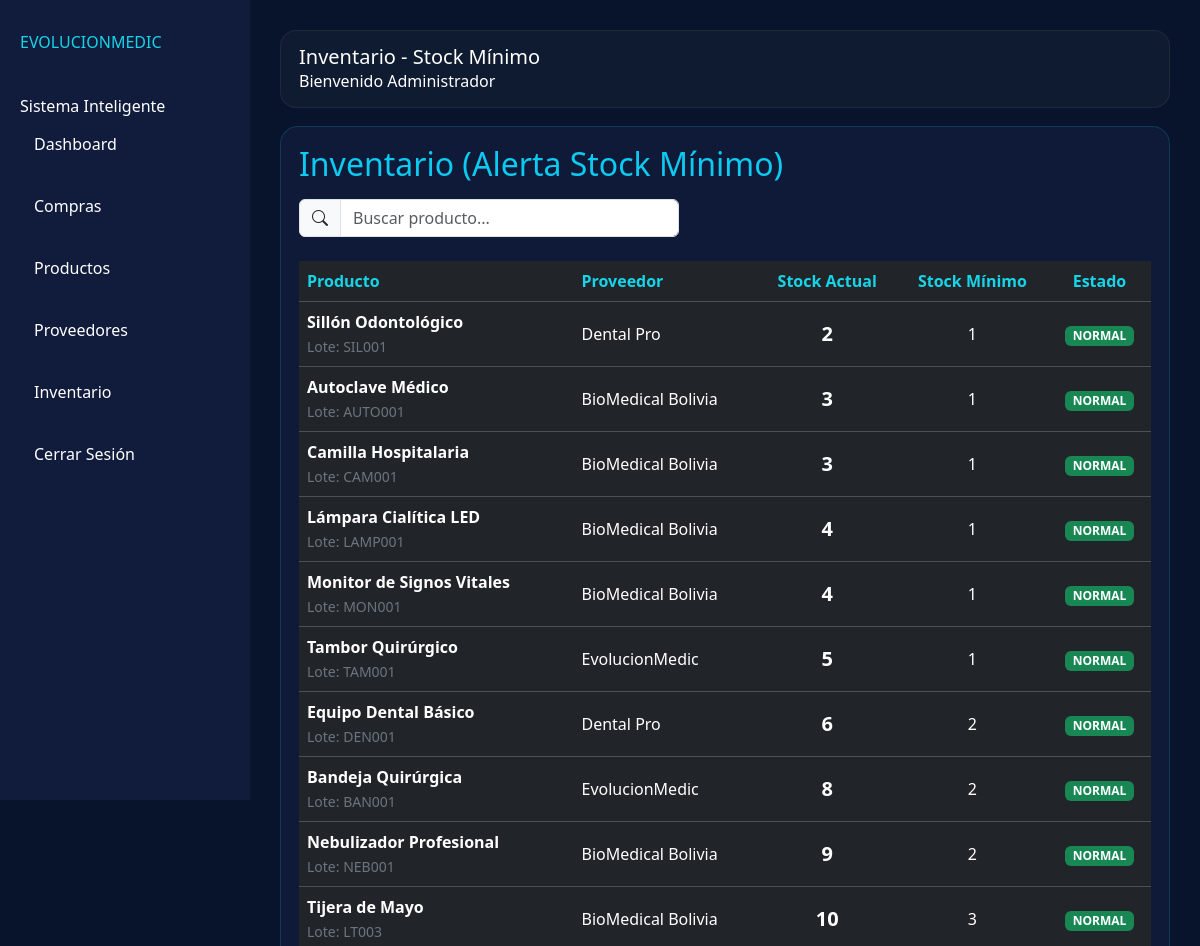
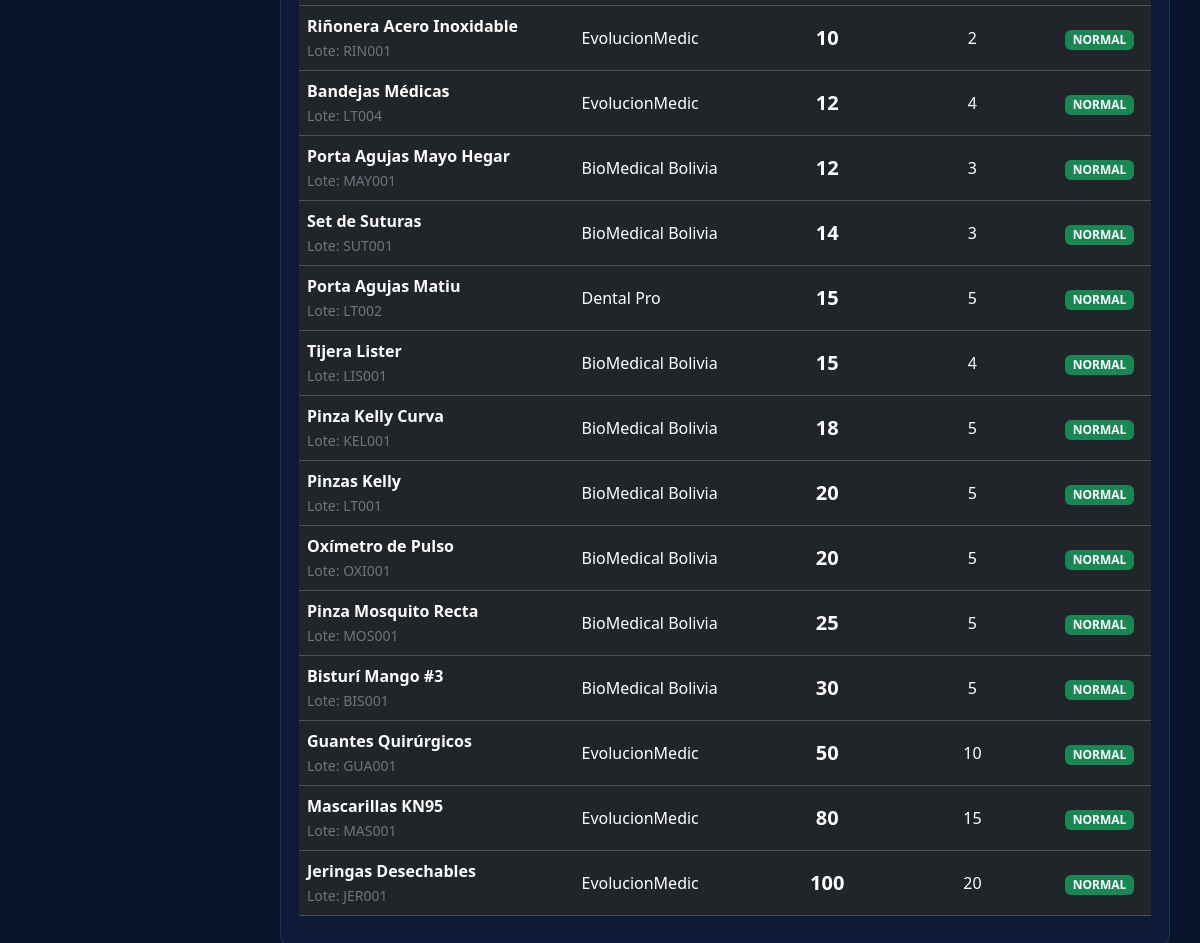
Screenshot of /evolucion_medic/inventario/inventario.php (signed in) with the database file from the repository (2 pictures, top to bottom).
### tables this page shows
CREATE TABLE `productos` (
  `id_producto` int(11) NOT NULL,
  `nombre` varchar(100) DEFAULT NULL,
  `descripcion` text DEFAULT NULL,
  `precio_compra` decimal(10,2) DEFAULT NULL,
  `precio_venta` decimal(10,2) DEFAULT NULL,
  `stock` int(11) DEFAULT 0,
  `stock_minimo` int(11) DEFAULT 5,
  `codigo_barras` varchar(100) DEFAULT NULL,
  `lote` varchar(100) DEFAULT NULL,
  `id_categoria` int(11) DEFAULT NULL,
  `id_proveedor` int(11) DEFAULT NULL
);

CREATE TABLE `proveedores` (
  `id_proveedor` int(11) NOT NULL,
  `nombre_empresa` varchar(100) DEFAULT NULL,
  `telefono` varchar(30) DEFAULT NULL,
  `direccion` varchar(150) DEFAULT NULL,
  `correo` varchar(100) DEFAULT NULL
);

### evolucion_medic/inventario/inventario.php (the view, shortened to what this page needs)
<?php
include '../conexion.php';
include '../core/layout.php';
?>
<div class="page-container">
  <div class="row g-4">
    <div class="col-12">
      <div class="panel-dark">
        <div class="d-flex justify-content-between align-items-center mb-4 flex-wrap gap-3">
          <h2 class="text-info mb-0">Inventario (Alerta Stock Mínimo)</h2>
          <div class="input-group" style="max-width: 380px;">
            <span class="input-group-text"><i class="bi bi-search"></i></span>
            <input type="text" id="searchInput" class="form-control" placeholder="Buscar producto...">
          </div>
        </div>
        <div class="table-responsive">
          <table class="table table-dark table-hover align-middle" id="inventarioTable">
            <thead>
              <tr>
                <th>Producto</th>
                <th>Proveedor</th>
                <th class="text-center">Stock Actual</th>
                <th class="text-center">Stock Mínimo</th>
                <th class="text-center">Estado</th>
              </tr>
            </thead>
            <tbody>
              <?php
              $query = "
                SELECT
                  p.*,
                  pr.nombre_empresa
                FROM productos p
                LEFT JOIN proveedores pr ON p.id_proveedor = pr.id_proveedor
                ORDER BY p.stock ASC";
              $result = mysqli_query($conn, $query);
              while($row = mysqli_fetch_assoc($result)) {
                $stock = (int)$row['stock'];
                $minimo = (int)($row['stock_minimo'] ?? 5);
                if ($stock <= 0) {
                  $estadoClass = 'bg-danger';
                  $estadoTexto = 'AGOTADO';
                } elseif ($stock <= $minimo) {
                  $estadoClass = 'bg-warning text-dark';
                  $estadoTexto = 'BAJO STOCK';
                } else {
                  $estadoClass = 'bg-success';
                  $estadoTexto = 'NORMAL';
                }
              ?>
                <tr>
                  <td>
                    <strong><?= htmlspecialchars($row['nombre']) ?></strong><br>
                    <small class="text-secondary">Lote: <?= htmlspecialchars($row['lote'] ?? 'N/A') ?></small>
                  </td>
                  <td><?= htmlspecialchars($row['nombre_empresa'] ?? 'Sin proveedor') ?></td>
                  <td class="text-center fw-bold fs-5"><?= $stock ?></td>
                  <td class="text-center"><?= $minimo ?></td>
                  <td class="text-center">
                    <span class="badge <?= $estadoClass ?>"><?= $estadoTexto ?></span>
                  </td>
                </tr>
              <?php } ?>
            </tbody>
          </table>
        </div>
      </div>
    </div>
  </div>
</div>

### evolucion_medic/css/styles.css (style rules this page uses)
:root { --bg:#08142B; --panel:#111C3D; --accent:#17D4E8; --accent2:#1D3F72; --text:#ffffff; --muted:rgba(255,255,255,.72); --shadow:0 18px 45px rgba(0,0,0,.35); }
* { box-sizing:border-box; }
body { margin: 0; font-family: ui-sans-serif, system-ui, -apple-system, Segoe UI, Roboto, Helvetica, Arial; background: radial-gradient(1200px 600px at 15% 0%, rgba(23,212,232,.14), transparent 55%), var(--bg); color: var(--text); }
.dashboard-body { background: #08142B; color: white; }
.panel-dark { background:rgba(17,28,61,.85); border:1px solid rgba(23,212,232,.18); border-radius:18px; padding:18px; backdrop-filter: blur(6px); }
.table-dark th { color:var(--accent); }

### rows the page displays
productos: nombre "Sillón Odontológico", lote "SIL001", id_proveedor.nombre_empresa "Dental Pro", stock "2", stock_minimo "1", estadoTexto "NORMAL"
productos: nombre "Autoclave Médico", lote "AUTO001", id_proveedor.nombre_empresa "BioMedical Bolivia", stock "3", stock_minimo "1", estadoTexto "NORMAL"
productos: nombre "Camilla Hospitalaria", lote "CAM001", id_proveedor.nombre_empresa "BioMedical Bolivia", stock "3", stock_minimo "1", estadoTexto "NORMAL"
productos: nombre "Lámpara Cialítica LED", lote "LAMP001", id_proveedor.nombre_empresa "BioMedical Bolivia", stock "4", stock_minimo "1", estadoTexto "NORMAL"
productos: nombre "Monitor de Signos Vitales", lote "MON001", id_proveedor.nombre_empresa "BioMedical Bolivia", stock "4", stock_minimo "1", estadoTexto "NORMAL"
productos: nombre "Tambor Quirúrgico", lote "TAM001", id_proveedor.nombre_empresa "EvolucionMedic", stock "5", stock_minimo "1", estadoTexto "NORMAL"
productos: nombre "Equipo Dental Básico", lote "DEN001", id_proveedor.nombre_empresa "Dental Pro", stock "6", stock_minimo "2", estadoTexto "NORMAL"
productos: nombre "Bandeja Quirúrgica", lote "BAN001", id_proveedor.nombre_empresa "EvolucionMedic", stock "8", stock_minimo "2", estadoTexto "NORMAL"
productos: nombre "Nebulizador Profesional", lote "NEB001", id_proveedor.nombre_empresa "BioMedical Bolivia", stock "9", stock_minimo "2", estadoTexto "NORMAL"
productos: nombre "Tijera de Mayo", lote "LT003", id_proveedor.nombre_empresa "BioMedical Bolivia", stock "10", stock_minimo "3", estadoTexto "NORMAL"
productos: nombre "Riñonera Acero Inoxidable", lote "RIN001", id_proveedor.nombre_empresa "EvolucionMedic", stock "10", stock_minimo "2", estadoTexto "NORMAL"
productos: nombre "Bandejas Médicas", lote "LT004", id_proveedor.nombre_empresa "EvolucionMedic", stock "12", stock_minimo "4", estadoTexto "NORMAL"
productos: nombre "Porta Agujas Mayo Hegar", lote "MAY001", id_proveedor.nombre_empresa "BioMedical Bolivia", stock "12", stock_minimo "3", estadoTexto "NORMAL"
productos: nombre "Set de Suturas", lote "SUT001", id_proveedor.nombre_empresa "BioMedical Bolivia", stock "14", stock_minimo "3", estadoTexto "NORMAL"
productos: nombre "Porta Agujas Matiu", lote "LT002", id_proveedor.nombre_empresa "Dental Pro", stock "15", stock_minimo "5", estadoTexto "NORMAL"
productos: nombre "Tijera Lister", lote "LIS001", id_proveedor.nombre_empresa "BioMedical Bolivia", stock "15", stock_minimo "4", estadoTexto "NORMAL"
productos: nombre "Pinza Kelly Curva", lote "KEL001", id_proveedor.nombre_empresa "BioMedical Bolivia", stock "18", stock_minimo "5", estadoTexto "NORMAL"
productos: nombre "Pinzas Kelly", lote "LT001", id_proveedor.nombre_empresa "BioMedical Bolivia", stock "20", stock_minimo "5", estadoTexto "NORMAL"
productos: nombre "Oxímetro de Pulso", lote "OXI001", id_proveedor.nombre_empresa "BioMedical Bolivia", stock "20", stock_minimo "5", estadoTexto "NORMAL"
productos: nombre "Pinza Mosquito Recta", lote "MOS001", id_proveedor.nombre_empresa "BioMedical Bolivia", stock "25", stock_minimo "5", estadoTexto "NORMAL"
productos: nombre "Bisturí Mango #3", lote "BIS001", id_proveedor.nombre_empresa "BioMedical Bolivia", stock "30", stock_minimo "5", estadoTexto "NORMAL"
productos: nombre "Guantes Quirúrgicos", lote "GUA001", id_proveedor.nombre_empresa "EvolucionMedic", stock "50", stock_minimo "10", estadoTexto "NORMAL"
productos: nombre "Mascarillas KN95", lote "MAS001", id_proveedor.nombre_empresa "EvolucionMedic", stock "80", stock_minimo "15", estadoTexto "NORMAL"
productos: nombre "Jeringas Desechables", lote "JER001", id_proveedor.nombre_empresa "EvolucionMedic", stock "100", stock_minimo "20", estadoTexto "NORMAL"

### other values shown
$it['label'] "Dashboard"
$it['label'] "Compras"
$it['label'] "Productos"
$it['label'] "Proveedores"
$it['label'] "Inventario"
$title "Inventario - Stock Mínimo"
$usuario "Administrador"
